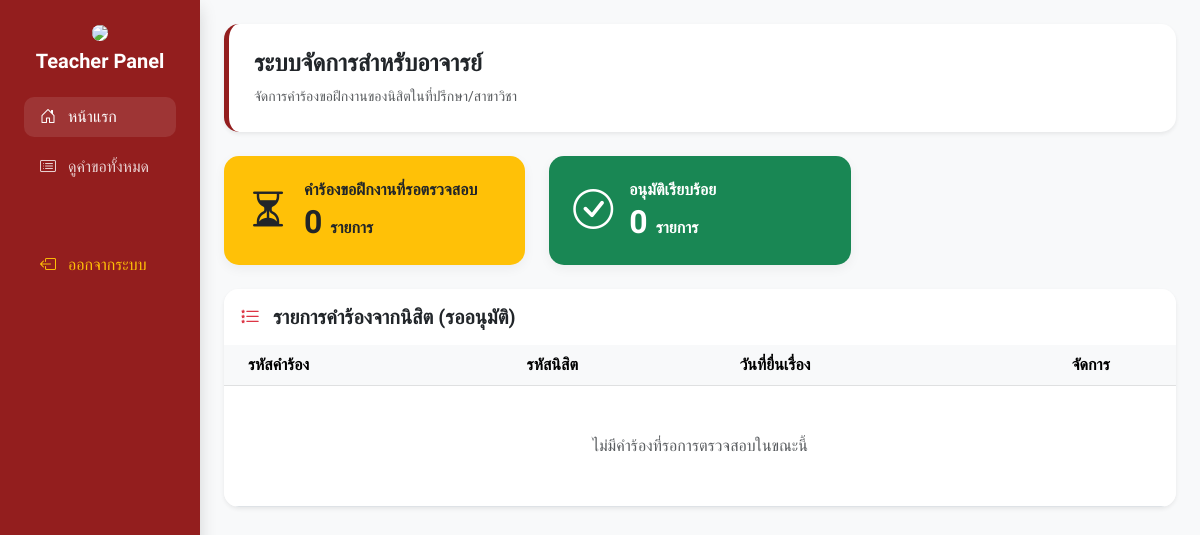
The page /staff/teacher/index.php (signed in) on the database as committed earlier.
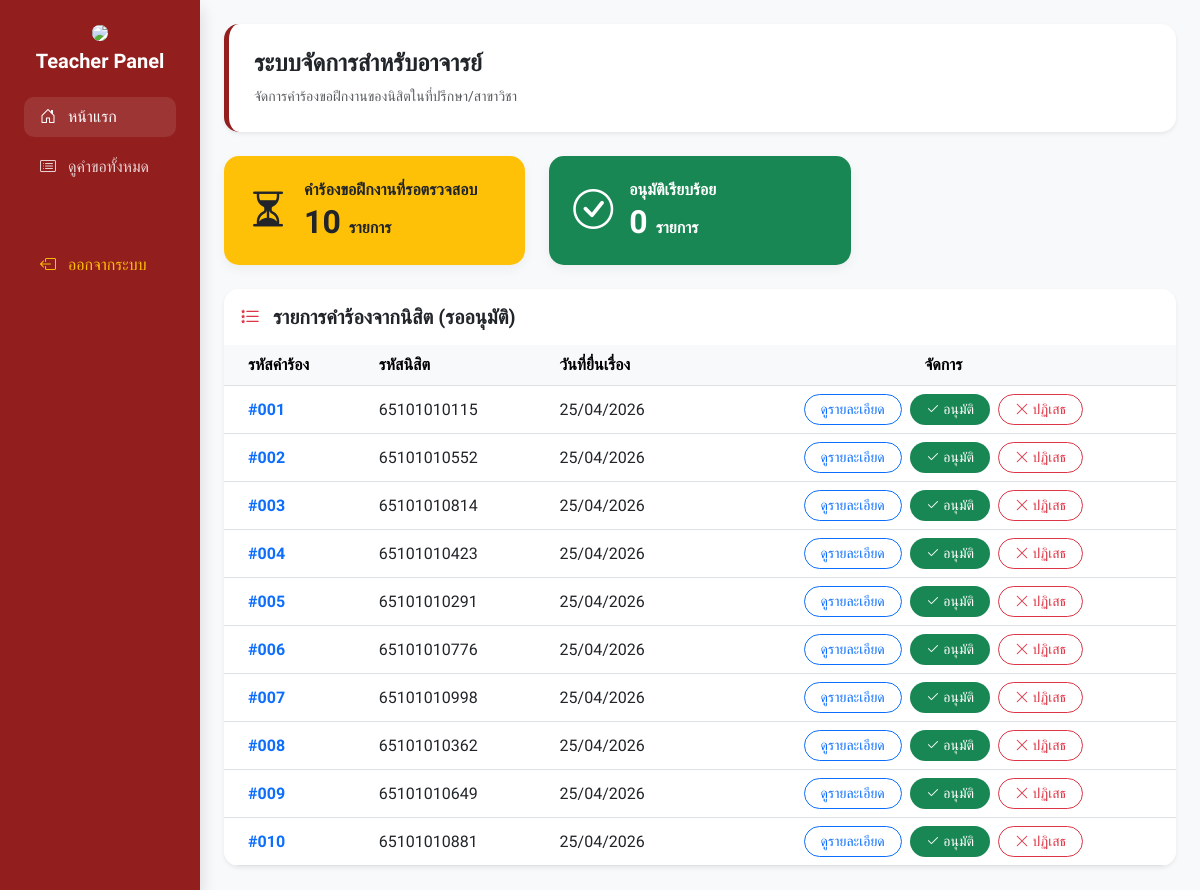
The same page on the database as committed later.
### tables this page shows
CREATE TABLE internship_requests (
    request_id int(3) zerofill auto_increment primary key,
    student_id char(11),
    company_id varchar(14),
    position_title varchar(100),
    start_date date,
    end_date date,
    request_document VARCHAR(255),
    request_date timestamp default current_timestamp(),
    status_id int default 1,
    foreign key (student_id) references students(student_id) on delete cascade,
    foreign key (company_id) references companies(company_id) on delete set null,
    foreign key (status_id) references status_list(status_id)
);

### staff/teacher/index.php (the view, shortened to what this page needs)
<?php
include('../../includes/db_connect.php');
$stmt = $conn->query("SELECT COUNT(*) FROM internship_requests WHERE status_id = 1");
$pending_count = $stmt->fetchColumn();
$stmt_approved = $conn->query("SELECT COUNT(*) FROM internship_requests WHERE status_id IN (2, 3, 4)");
$approved_count = $stmt_approved->fetchColumn();
$stmt_requests = $conn->query("SELECT * FROM internship_requests WHERE status_id = 1 ORDER BY request_date ASC");
$pending_requests = $stmt_requests->fetchAll(PDO::FETCH_ASSOC);
?>
<!DOCTYPE html>
<html lang="th">
<head>
    <link href="https://cdn.jsdelivr.net/npm/bootstrap@5.3.0/dist/css/bootstrap.min.css" rel="stylesheet">
    <link rel="stylesheet" href="https://cdn.jsdelivr.net/npm/bootstrap-icons@1.11.1/font/bootstrap-icons.css">
</head>
<body>
<div class="container-fluid">
    <div class="row">
        <nav class="col-md-3 col-lg-2 d-none d-md-block sidebar p-4 shadow">
            <div class="text-center mb-4">
                <img src="/hu_internships/img/swulogo_en.png" width="70" class="bg-white rounded-circle p-0 mb-2">
                <h5 class="fw-bold">Teacher Panel</h5>
            </div>
            <ul class="nav flex-column">
                <li class="nav-item"><a class="nav-link active" href="index.php"><i class="bi bi-house-door me-2"></i> หน้าแรก</a></li>
                <li class="nav-item"><a class="nav-link" href="view_all.php"><i class="bi bi-card-list me-2"></i> ดูคำขอทั้งหมด</a></li>
                <li class="nav-item mt-5"><a class="nav-link text-warning" href="../../logout.php"><i class="bi bi-box-arrow-left me-2"></i> ออกจากระบบ</a></li>
            </ul>
        </nav>
        <main class="col-md-9 ms-sm-auto col-lg-10 px-md-4 py-4">
            <div class="welcome-section shadow-sm mb-4">
                <h2 class="fw-bold h4">ระบบจัดการสำหรับอาจารย์</h2>
                <p class="text-muted mb-0 small">จัดการคำร้องขอฝึกงานของนิสิตในที่ปรึกษา/สาขาวิชา</p>
            </div>
            <div class="row mb-4">
                <div class="col-12 col-sm-6 col-md-4">
                    <div class="card card-custom bg-warning text-dark p-4 border-0">
                        <div class="d-flex align-items-center">
                            <div class="fs-1 me-3"><i class="bi bi-hourglass-split"></i></div>
                            <div>
                                <h6 class="fw-bold mb-1">คำร้องขอฝึกงานที่รอตรวจสอบ</h6>
                                <h2 class="fw-bold mb-0"><?= $pending_count ?> <small class="fs-6">รายการ</small></h2>
                            </div>
                        </div>
                    </div>
                </div>
                <div class="col-12 col-sm-6 col-xl-4">
                    <div class="card card-custom bg-success text-white p-4 border-0"> <div class="d-flex align-items-center">
                            <div class="fs-1 me-3"><i class="bi bi-check-circle"></i></div> <div>
                                <h6 class="fw-bold mb-1">อนุมัติเรียบร้อย</h6>
                                <h2 class="fw-bold mb-0"><?= $approved_count ?> <small class="fs-6">รายการ</small></h2>
                            </div>
                        </div>
                    </div>
                </div>
            </div>
            <div class="card card-custom border-0 shadow-sm overflow-hidden">
                <div class="card-header bg-white py-3 border-0">
                    <h5 class="mb-0 fw-bold text-dark"><i class="bi bi-list-stars me-2 text-danger"></i> รายการคำร้องจากนิสิต (รออนุมัติ)</h5>
                </div>
                <div class="card-body p-0">
                    <div class="table-responsive">
                        <table class="table table-hover align-middle mb-0" style="min-width: 600px;">
                            <thead class="table-light">
                                <tr>
                                    <th class="ps-4">รหัสคำร้อง</th>
                                    <th>รหัสนิสิต</th>
                                    <th>วันที่ยื่นเรื่อง</th>
                                    <th class="text-center">จัดการ</th>
                                </tr>
                            </thead>
                            <tbody>
                                <?php if (count($pending_requests) > 0): ?>
                                    <?php foreach ($pending_requests as $row): ?>
                                    <tr>
                                        <td class="ps-4 fw-bold text-primary">#<?= sprintf("%03d", $row['request_id']) ?></td>
                                        <td><?= htmlspecialchars($row['student_id']) ?></td>
                                        <td><?= date('d/m/Y', strtotime($row['request_date'])) ?></td>
                                        <td class="text-center">
                                            <div class="d-flex gap-2 justify-content-center">
                                                <a href="view_detail.php?id=<?= $row['request_id'] ?>" class="btn btn-outline-primary btn-sm rounded-pill px-3"> ดูรายละเอียด </a>
                                                <form action="approve_request.php" method="POST" class="d-flex gap-2">
                                                    <button type="submit" name="action" value="approve" class="btn btn-success btn-sm rounded-pill px-3" onclick="return confirm('ยืนยันการอนุมัติ?');">
                                                        <i class="bi bi-check2"></i> อนุมัติ
                                                    </button>
                                                    <button type="submit" name="action" value="reject" class="btn btn-outline-danger btn-sm rounded-pill px-3" onclick="return confirm('ยืนยันการปฏิเสธ?');">
                                                        <i class="bi bi-x-lg"></i> ปฏิเสธ
                                                    </button>
                                                </form>
                                            </div>
                                        </td>
                                    </tr>
                                    <?php endforeach; ?>
                                <?php else: ?>
                                    <tr><td colspan="4" class="text-center text-muted py-5">ไม่มีคำร้องที่รอการตรวจสอบในขณะนี้</td></tr>
                                <?php endif; ?>
                            </tbody>
                        </table>
                    </div>
                </div>
            </div>
        </main>
    </div>
</div>
</body>
</html>

### staff/teacher/index.php (style rules this page uses)
body { font-family: 'Prompt', sans-serif; background-color: #f8f9fa; }
.sidebar { background: #931e1e; min-height: 100vh; color: white; position: sticky; top: 0; }
.nav-link { color: rgba(255,255,255,0.8); margin-bottom: 10px; border-radius: 10px; transition: 0.3s; }
.nav-link:hover, .nav-link.active { color: white; background: rgba(255,255,255,0.1); }
.card-custom { border: none; border-radius: 15px; box-shadow: 0 4px 12px rgba(0,0,0,0.05); }
.welcome-section { background: white; padding: 25px; border-radius: 15px; border-left: 5px solid #931e1e; }
.btn-success { background-color: #198754; border: none; }

Rows that differ between the two databases and show on the page:
added internship_requests: request_id "001", student "65101010115", request_date "25/04/2026"
added internship_requests: request_id "002", student "65101010552", request_date "25/04/2026"
added internship_requests: request_id "003", student "65101010814", request_date "25/04/2026"
added internship_requests: request_id "004", student "65101010423", request_date "25/04/2026"
added internship_requests: request_id "005", student "65101010291", request_date "25/04/2026"
added internship_requests: request_id "006", student "65101010776", request_date "25/04/2026"
added internship_requests: request_id "007", student "65101010998", request_date "25/04/2026"
added internship_requests: request_id "008", student "65101010362", request_date "25/04/2026"
added internship_requests: request_id "009", student "65101010649", request_date "25/04/2026"
added internship_requests: request_id "010", student "65101010881", request_date "25/04/2026"
Other text that changed with them:
$pending_count: "0" → "10"
text no longer shown: "ไม่มีคำร้องที่รอการตรวจสอบในขณะนี้"
